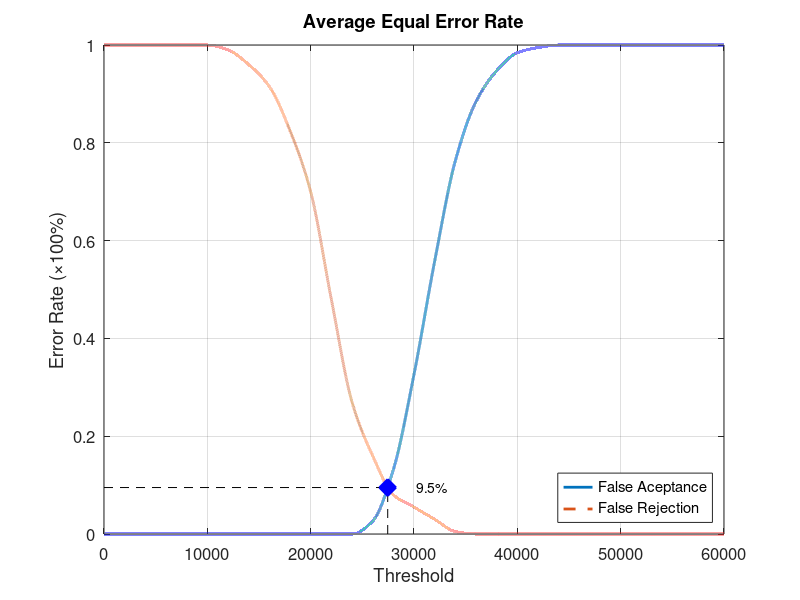
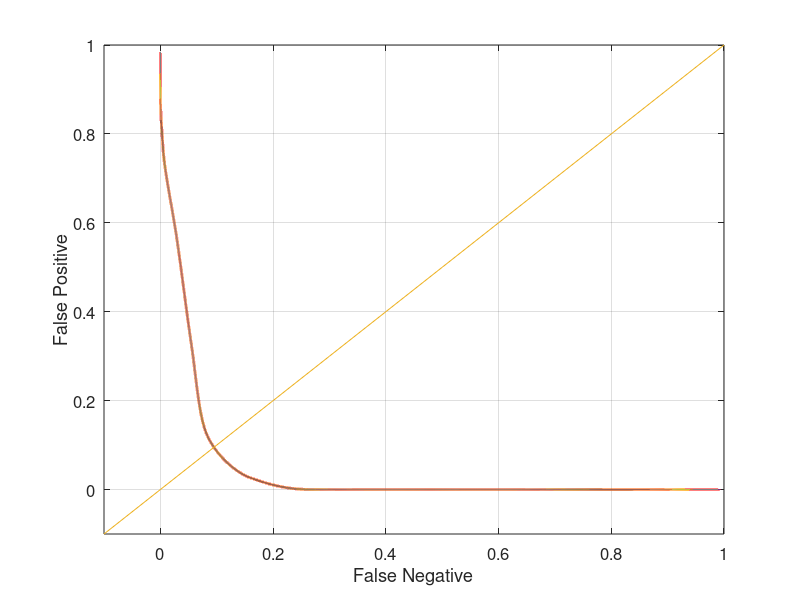

The MATLAB source for these figures, in order:
function yEER = Database5_3
close all;
clear;
clc;
x = 0:2000:60000;
xq = 0:0.5:60000;

y0 = [0 0 0 0 0 0 0 0 0 0 0 0 0 0.0263158 0.131579 0.326316 0.557895 0.763158 0.884211 0.947368 0.984211 0.994737 1 1 1 1 1 1 1 1 1];
yy0 = interp1(x, y0, xq, 'pchip');
y1 = [1 1 1 1 1 1 0.99 0.96 0.915 0.825 0.7 0.48 0.27 0.16 0.08 0.055 0.03 0.005 0 0 0 0 0 0 0 0 0 0 0 0 0];
yy1 = interp1(x, y1, xq, 'pchip');

% Calculating EER: 
y2 = abs(y0 - y1);
find(y2 == min(y2))
yy2 = abs(yy0 - yy1);
xEER = find(yy2 == min(yy2));
xEERIndex = xq(xEER) % X-axis EER
yEER = yy0(xEER) % Y-axis EER

main = figure
plot(xq, yy0,'-','LineWidth', 2);	hold on
plot(xq, yy1,'--','LineWidth', 2);	hold on
plot([xEERIndex xEERIndex], [0 yEER], 'k--');	hold on
plot([0 xEERIndex], [yEER yEER], 'k--');	hold on
plot(xEERIndex, yEER, 'bx', 'LineWidth', 10);	hold on
text(xEERIndex + 10 * xEERIndex / 100, yEER, [num2str(round((10000 * yEER)) / 100) '%'])
legend('False Aceptance', 'False Rejection', 'Location', 'SouthEast')
xlabel('Threshold')
ylabel('Error Rate (\times100%)')
title('Average Equal Error Rate')
set(gca, 'FontSize', 12)
axis([0 60000 0 1])
grid on

print(main, 'Database5_3Main', '-dpng');
FNRxFPR = figure('Color', [1 1 1]);
plot(yy1, yy0, '-', yy1, yy0, 'LineWidth', 2);
hold on
y = -0.1:0.1:1
plot(y, y); 
set(gca, 'FontSize', 12)
xlabel('False Negative')
ylabel('False Positive')
axis([-0.1 1 -0.1 1])
set(gca, 'FontSize', 12)
grid on

print(FNRxFPR, 'Database5_3FNRxFPR','-dpng');
end
